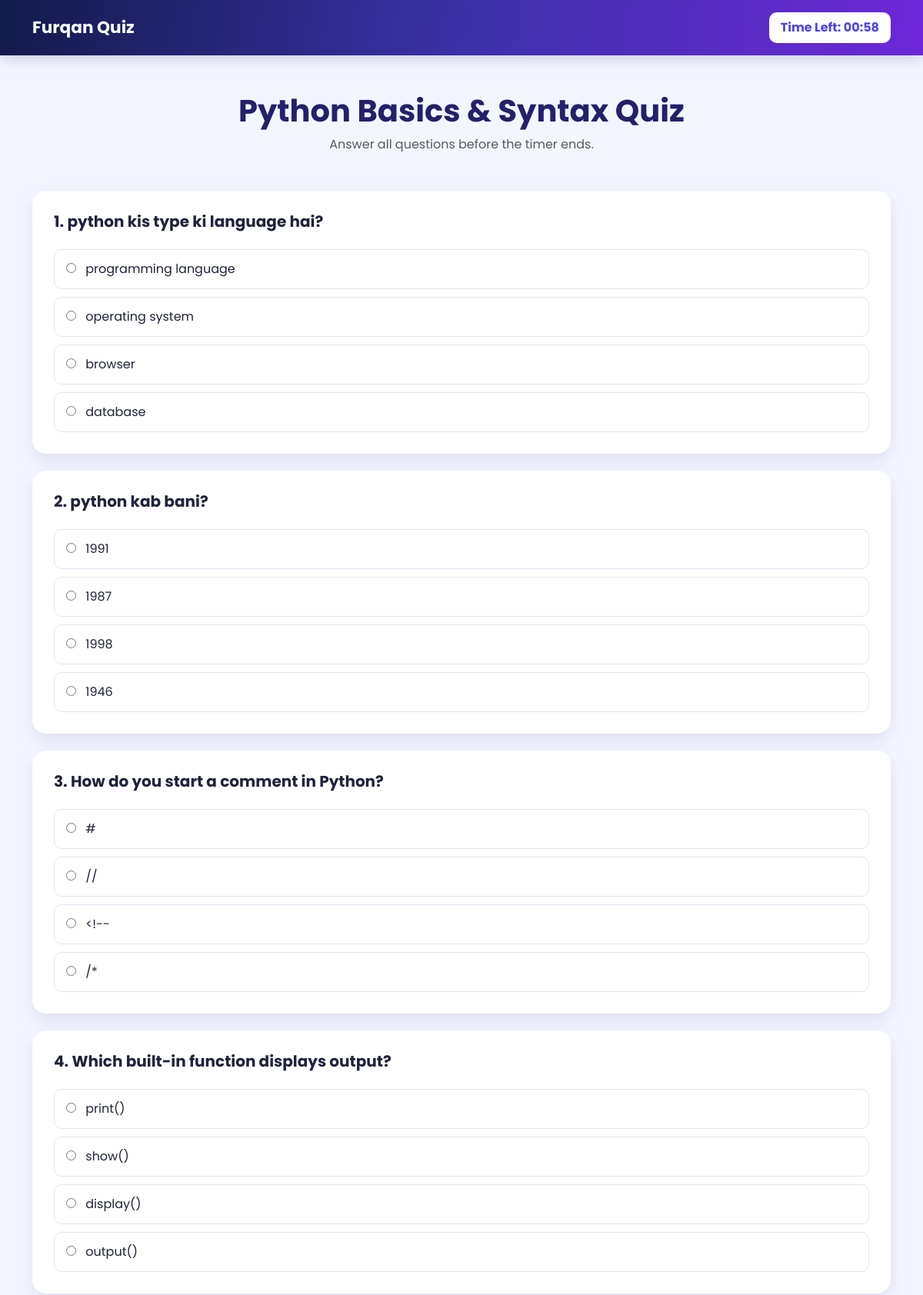
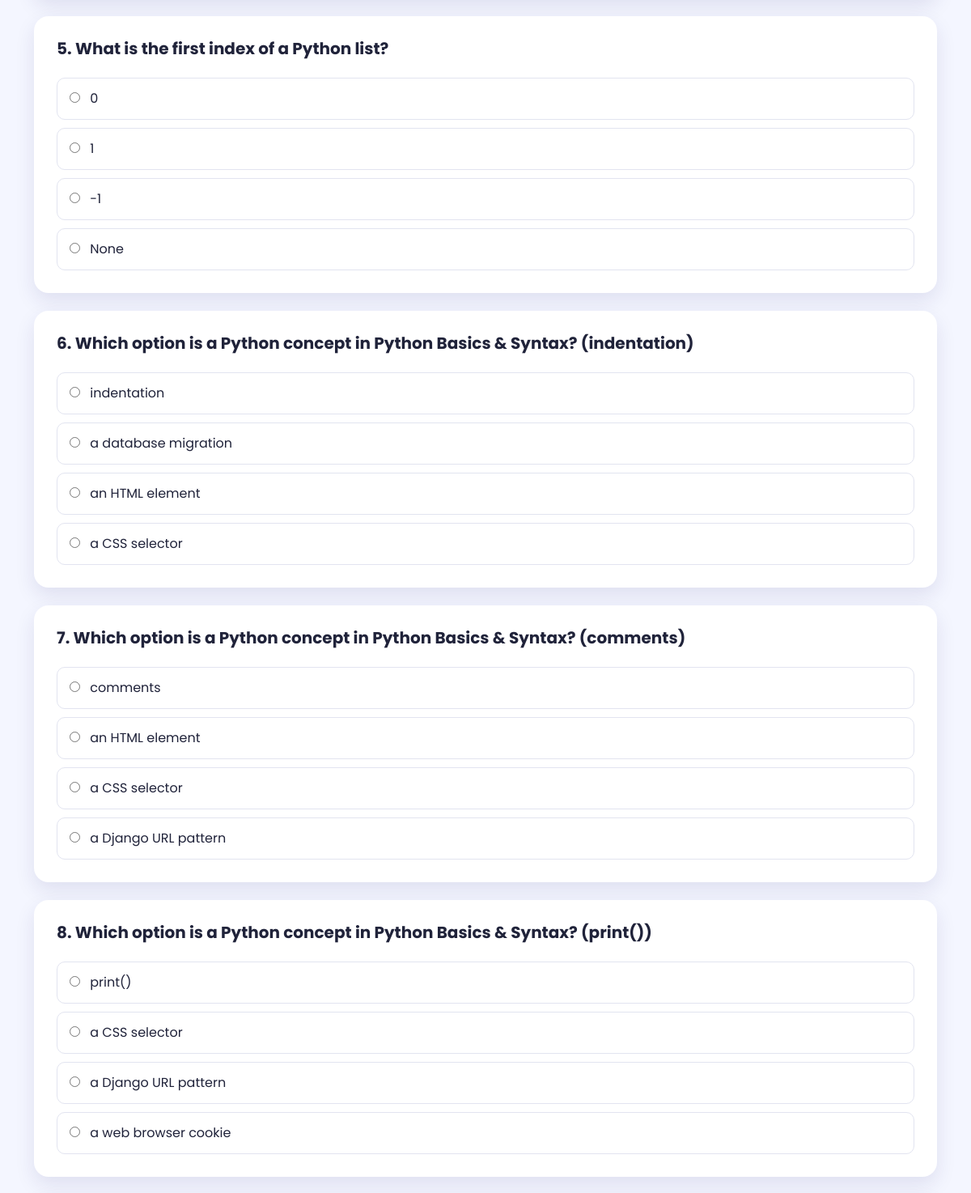
Screenshot of /quiz/1/subcategory/1/ (signed in, upper part) with the database file from the repository (2 pictures, top to bottom).
### quiz/models.py (models this page shows, shortened)
class Subcategory(models.Model):
    category = models.ForeignKey(
        Category,
        on_delete=models.CASCADE,
        related_name='subcategories'
    )
    name = models.CharField(max_length=100)
    display_order = models.PositiveSmallIntegerField(default=0)
    class Meta:
        ordering = ('display_order', 'name')
        constraints = [
            models.UniqueConstraint(
                fields=('category', 'name'),
                name='unique_subcategory_per_category'
            )
        ]

class Category(models.Model):
    name = models.CharField(max_length=100)

class Question(models.Model):
    category = models.ForeignKey(Category, on_delete=models.CASCADE)
    subcategory = models.ForeignKey(
        Subcategory,
        on_delete=models.SET_NULL,
        null=True,
        blank=True,
        related_name='questions'
    )
    question = models.CharField(max_length=300)
    option1 = models.CharField(max_length=200)
    option2 = models.CharField(max_length=200)
    option3 = models.CharField(max_length=200)
    option4 = models.CharField(max_length=200)
    answer = models.CharField(max_length=200)

### quiz/views.py (the view)
@login_required
def subcategory_quiz(request, id, subcategory_id):
    category = get_object_or_404(Category, id=id)
    subcategory = get_object_or_404(
        Subcategory,
        id=subcategory_id,
        category=category
    )
    return take_quiz(request, category, subcategory)

### quiz/views.py (called while the page is built, shortened)
def take_quiz(request, category, subcategory=None):
    questions = Question.objects.filter(category=category)
    if subcategory:
        questions = questions.filter(subcategory=subcategory)
    total_questions = questions.count()
    return render(request, 'quiz/quiz.html', {
        'category': category,
        'subcategory': subcategory,
        'questions': questions
    })

### quiz/templates/quiz/quiz.html (shortened to what this page needs)
<!DOCTYPE html>
<html lang="en">
<head>
    <link href="https://cdn.jsdelivr.net/npm/bootstrap@5.3.3/dist/css/bootstrap.min.css" rel="stylesheet">
</head>
<body>
    <nav class="top-navbar">
        <div class="container d-flex align-items-center">
            <a href="{% url 'home' %}" class="brand-name">
                Furqan Quiz
            </a>
            <div class="ms-auto timer">
                Time Left: <span id="timer">01:00</span>
            </div>
        </div>
    </nav>
    <main class="container py-5">
        <div class="text-center mb-5">
            <h1 class="page-title">{{ subcategory.name|default:category.name }} Quiz</h1>
            <p class="text-muted">
                Answer all questions before the timer ends.
            </p>
        </div>
        {% if no_questions %}
            <div class="alert alert-warning text-center">
                No questions are available in this category yet.
            </div>
        {% else %}
            <form method="POST" id="quizForm">
                {% for question in questions %}
                    <div class="question-card">
                        <h5 class="fw-bold mb-4">
                            {{ forloop.counter }}. {{ question.question }}
                        </h5>
                        <label class="option-label">
                            <input type="radio"
                                   name="question{{ question.id }}"
                                   value="{{ question.option1 }}">
                            <span class="ms-2">{{ question.option1 }}</span>
                        </label>
                        <label class="option-label">
                            <input type="radio"
                                   name="question{{ question.id }}"
                                   value="{{ question.option2 }}">
                            <span class="ms-2">{{ question.option2 }}</span>
                        </label>
                        <label class="option-label">
                            <input type="radio"
                                   name="question{{ question.id }}"
                                   value="{{ question.option3 }}">
                            <span class="ms-2">{{ question.option3 }}</span>
                        </label>
                        <label class="option-label mb-0">
                            <input type="radio"
                                   name="question{{ question.id }}"
                                   value="{{ question.option4 }}">
                            <span class="ms-2">{{ question.option4 }}</span>
                        </label>
                    </div>
                {% endfor %}
            </form>
        {% endif %}
    </main>
</body>
</html>

### quiz/templates/quiz/quiz.html (style rules this page uses)
* { font-family: "Poppins", sans-serif; }
body { background: #f4f6ff; color: #20233a; }
.top-navbar { background: linear-gradient(100deg, #111b4b, #3c31a8, #6d28d9); padding: 16px 0; box-shadow: 0 4px 20px rgba(46, 41, 129, 0.22); }
.brand-name { color: white; text-decoration: none; font-size: 1.35rem; font-weight: 700; }
.timer { background: white; color: #4f46e5; border-radius: 10px; padding: 8px 15px; font-weight: 700; }
.page-title { color: #24206b; font-weight: 700; }
.question-card { background: white; border-radius: 18px; padding: 28px; margin-bottom: 22px; box-shadow: 0 10px 25px rgba(36, 32, 107, 0.10); }
.option-label { display: block; padding: 13px 15px; margin-bottom: 10px; border: 1px solid #e2e4f0; border-radius: 10px; cursor: pointer; transition: 0.2s ease; }

### rows the page displays
Subcategory: name "Python Basics & Syntax"
Question: question "python kis type ki language hai?", option1 "programming language", option2 "operating system", option3 "browser", option4 "database"
Question: question "python kab bani?", option1 "1991", option2 "1987", option3 "1998", option4 "1946"
Question: question "How do you start a comment in Python?", option1 "#", option2 "//", option3 "<!--", option4 "/*"
Question: question "Which built-in function displays output?", option1 "print()", option2 "show()", option3 "display()", option4 "output()"
Question: question "What is the first index of a Python list?", option1 "0", option2 "1", option3 "-1", option4 "None"
Question: question "Which option is a Python concept in Python Basics & Syntax? (indentation)", option1 "indentation", option2 "a database migration", option3 "an HTML element", option4 "a CSS selector"
Question: question "Which option is a Python concept in Python Basics & Syntax? (comments)", option1 "comments", option2 "an HTML element", option3 "a CSS selector", option4 "a Django URL pattern"
Question: question "Which option is a Python concept in Python Basics & Syntax? (print())", option1 "print()", option2 "a CSS selector", option3 "a Django URL pattern", option4 "a web browser cookie"
